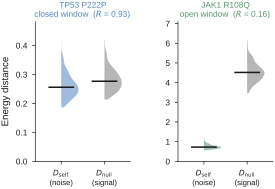

Here is the Python script that generated this plot:
"""Figure 3b - Representative closed and open measurement windows.

Data-direct. Source: results/_remote/unified/fig3b_selfnull_dist.csv, computed on the
server from raw cells (grid_cbv.npz) in the canonical PCA-50 space: 200 split-half seeds
per representative variant, giving the within-variant replicate distance D_self
(half 1 vs half 2, energy distance) and the variant-to-WT signal D_null.
Representative variants (nearest to each gene's median ratio):
  TP53 P222P  (closed window): D_self ~ 0.26 ~= D_null ~ 0.28  -> ratio ~ 0.96
  JAK1 R108Q  (open window):   D_self ~ 0.72 <<  D_null ~ 4.52 -> ratio ~ 0.16
Two sub-panels (own y-scale each) because the energy distances differ ~15x between genes.

Run:  python fig3b_windows.py  ->  fig3b_windows.pdf (+ .png)
"""
from __future__ import annotations

import os
import sys

import numpy as np
import pandas as pd

sys.path.insert(0, os.path.dirname(os.path.dirname(os.path.abspath(__file__))))
import nm_style as S


def _halfviolin(ax, x, data, color, side=1):
    parts = ax.violinplot(data, positions=[x], widths=0.8, showextrema=False)
    for b in parts["bodies"]:
        v = b.get_paths()[0].vertices
        v[:, 0] = np.clip(v[:, 0], x, np.inf) if side > 0 else np.clip(v[:, 0], -np.inf, x)
        b.set_facecolor(color); b.set_edgecolor("none"); b.set_alpha(0.55)
    med = np.median(data)
    ax.plot([x - 0.28, x + 0.28], [med, med], color=S.INK, lw=1.1, zorder=5)
    return med


def main() -> None:
    S.apply_rcparams()
    df = pd.read_csv(S.repo_root() / "results" / "_remote" / "unified" / "fig3b_selfnull_dist.csv")

    import matplotlib.pyplot as plt
    fig, axes = plt.subplots(1, 2, figsize=(78 * S.MM, 46 * S.MM))

    panels = [
        ("TP53", axes[0], "closed window", S.GENE_COLORS["TP53"]),
        ("JAK1", axes[1], "open window", S.GENE_COLORS["JAK1"]),
    ]
    for gene, ax, regime, gcol in panels:
        d = df[df.gene == gene]
        var = d.variant.iloc[0]
        m_self = _halfviolin(ax, 0, d.D_self.to_numpy(), gcol)
        m_null = _halfviolin(ax, 1, d.D_null.to_numpy(), S.GREY)
        ratio = m_self / m_null
        ax.set_xticks([0, 1])
        ax.set_xticklabels([r"$D_\mathrm{self}$" + "\n(noise)", r"$D_\mathrm{null}$" + "\n(signal)"],
                           fontsize=5.5)
        ax.set_xlim(-0.6, 1.6)
        top = float(d.D_null.max()) * 1.15
        ax.set_ylim(0, top)
        ax.set_title(f"{gene} {var}\n{regime}  ($R$ = {ratio:.2f})", fontsize=6,
                     color=gcol, pad=3)
        S.despine(ax)
        ax.tick_params(length=2.2)
        if gene == "TP53":
            ax.set_ylabel("Energy distance")

    fig.subplots_adjust(wspace=0.5)
    S.save(fig, "fig3b_windows")
    print(df.groupby("gene")[["D_self", "D_null"]].median().round(3).to_string())


if __name__ == "__main__":
    main()
